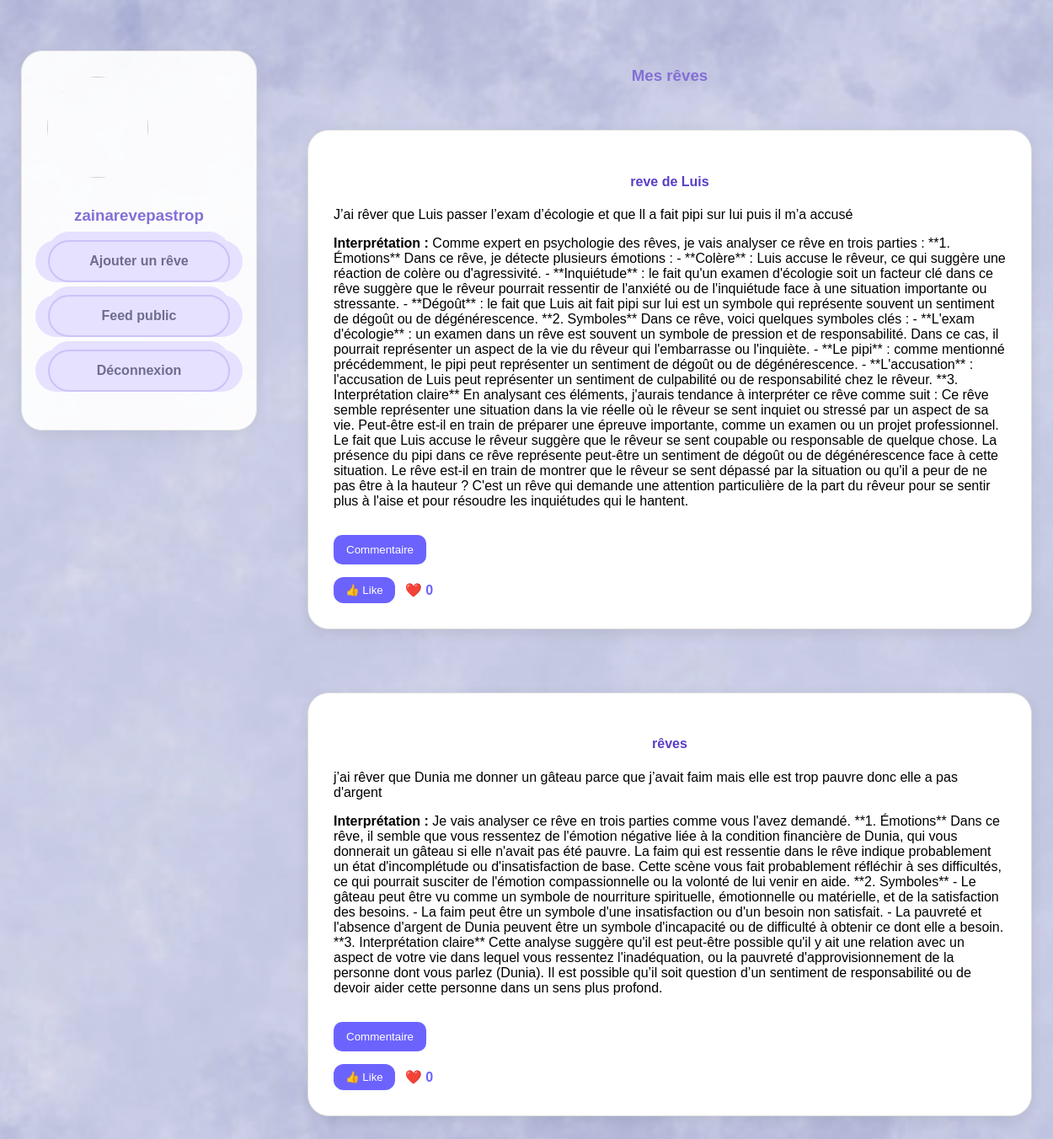
The app's page /dashboard (signed in) with its own data.
### tables this page shows
CREATE TABLE users (
            id INTEGER PRIMARY KEY AUTOINCREMENT,
            username TEXT NOT NULL,
            email TEXT NOT NULL UNIQUE,
            password TEXT NOT NULL
        );

CREATE TABLE dreams (
            id INTEGER PRIMARY KEY AUTOINCREMENT,
            user_id INTEGER NOT NULL,
            title TEXT NOT NULL,
            content TEXT NOT NULL,
            interpretation TEXT,
            is_public INTEGER DEFAULT 0,
            FOREIGN KEY (user_id) REFERENCES users (id)
        );

### app.py (the view)
@app.route("/dashboard")
def dashboard():
    if "user_id" not in session:
        return redirect(url_for("login"))
    conn = get_db_connection()
    cursor = conn.cursor()
    cursor.execute("""
        SELECT * FROM dreams
        WHERE user_id = ?
        ORDER BY id DESC
    """, (session["user_id"],))
    dreams = cursor.fetchall()
    cursor.execute("""
        SELECT comments.*, users.username
        FROM comments
        JOIN users ON comments.user_id = users.id
        ORDER BY comments.id DESC
    """)
    comments = cursor.fetchall()
    cursor.execute("""
        SELECT replies.*, users.username
        FROM replies
        JOIN users ON replies.user_id = users.id
        ORDER BY replies.id ASC
    """)
    replies = cursor.fetchall()
    cursor.execute("""
        SELECT dream_id, COUNT(*) AS like_count
        FROM likes
        GROUP BY dream_id
    """)
    likes_rows = cursor.fetchall()
    likes = {}
    for row in likes_rows: likes[row["dream_id"]] = row["like_count"]
    conn.close()
    return render_template(
        "dashboard.html",
        dreams=dreams,
        comments=comments,
        replies=replies,
        likes=likes,
        username=session["username"]
    )

### app.py (called while the page is built)
def get_db_connection():
    conn = sqlite3.connect(DATABASE)
    conn.row_factory = sqlite3.Row
    return conn

### templates/dashboard.html (shortened to what this page needs)
<!DOCTYPE html>
<html lang="fr">
<head>
    <link rel="stylesheet" href="{{ url_for('static', filename='style.css') }}">
</head>
<body>
    <div class="dashboard-layout">
        <aside class="profile-sidebar">
        <div class="profile-card">
            <img src="{{ url_for('static', filename='default.png') }}" class="profile-pic">
            <h3>{{ username }}</h3>
            <a href="{{ url_for('add_dream') }}" class="btn">
    Ajouter un rêve
</a>
<a href="{{ url_for('feed') }}" class="btn">
    Feed public
</a>
<a href="{{ url_for('logout') }}" class="btn">
    Déconnexion
</a>
        </div>
    </aside>
    <main class="dreams-section">
        <h3>Mes rêves</h3>
        {% if dreams %}
            {% for dream in dreams %}
                <div class="card">
                    <h4>{{ dream["title"] }}</h4>
                    <p>{{ dream["content"] }}</p>
                    <p><strong>Interprétation :</strong> {{ dream["interpretation"] }}</p>
                <button class="show-comments-btn" onclick="toggleComments('{{ dream['id'] }}')">
    Commentaire
</button>
<div class="like-section">
    <form action="{{ url_for('like_dream', dream_id=dream['id']) }}" method="POST">
        <button type="submit" class="like-btn">👍 Like</button>
    </form>
    <span class="like-count">
        ❤️ {{ likes.get(dream["id"], 0) }}
    </span>
</div>
    </div>
    {% endfor %}
        {% else %}
            <p>Aucun rêve enregistré pour le moment.</p>
        {% endif %}
        </main>
    </div>
</body>
</html>

### static/style.css (style rules this page uses)
body { font-family: Arial, sans-serif; background: url("background.jpg") no-repeat center center; background-size: cover; margin: 0; padding: 0; min-height: 100vh; }
body::before { content: ""; position: fixed; inset: 0; background: rgba(255, 255, 255, 0.25); pointer-events: none; }
h1, h2, h3, h4 { color: #5a3ec8; text-align: center; }
form { display: flex; flex-direction: column; gap: 15px; }
.btn { display: block; width: 180px; text-align: center; text-decoration: none; background: #dcd6ff; color: #3f3a66; padding: 14px 16px; margin: 15px auto; font-size: 16px; font-weight: bold; border-radius: 50px; border: 2px solid #b8aef5; box-shadow: -15px 0 0 #dcd6ff, 15px 0 0 #dcd6ff, 0 -10px 0 #dcd6ff; transition: 0.3s; cursor: pointer; overflow: hidden; }
.card { background: white; padding: 30px; margin-bottom: 40px; border-radius: 25px; border: 1px solid #dddddd; box-shadow: 0 4px 15px rgba(0,0,0,0.08); position: relative; display: block; clear: both; }
.dreams-section { display: flex; flex-direction: column; gap: 35px; }
.show-comments-btn { margin-top: 15px; padding: 10px 15px; border: none; border-radius: 10px; background: #6c63ff; color: white; cursor: pointer; }
.dashboard-layout { display: grid; grid-template-columns: 280px 1fr; gap: 60px; width: 100%; max-width: 1200px; margin: 40px auto; padding: 20px; }
.profile-sidebar { width: 280px; }
.profile-card { background: rgba(255,255,255,0.92); border-radius: 25px; padding: 30px; box-shadow: 0 4px 15px rgba(0,0,0,0.08); border: 1px solid #dddddd; }
.profile-pic { width: 120px; height: 120px; border-radius: 50%; object-fit: cover; margin-bottom: 15px; }
.dreams-section { width: 100%; }
.like-section { margin-top: 15px; display: flex; align-items: center; gap: 12px; }
.like-btn { border: none; background: #6c63ff; color: white; padding: 8px 14px; border-radius: 12px; cursor: pointer; }
.like-count { font-weight: bold; color: #6c63ff; }

### records on screen
users: username "zainarevepastrop"
dreams: title "reve de Luis", content "J’ai rêver que Luis passer l’exam d’écologie et que ll a fait pipi sur lui puis il m’a accusé", interpretation "Comme expert en psychologie des rêves, je vais analyser ce rêve en trois parties : **1. Émotions** Dans ce rêve, je détecte plusieurs émotions : - **Colère** : Luis accuse le rêveur, ce qui suggère une réaction de colère ou d'agressivité. - **Inquiétude** : le fait qu'un examen d'écologie soit un facteur clé dans ce rêve suggère que le rêveur pourrait ressentir de l'anxiété ou de l'inquiétude face à une situation importante ou stressante. - **Dégoût** : le fait que Luis ait fait pipi sur lui est un symbole qui représente souvent un sentiment de dégoût ou de dégénérescence. **2. Symboles** Dans ce rêve, voici quelques symboles clés : - **L'exam d'écologie** : un examen dans un rêve est…", get "0"
dreams: title "rêves", content "j’ai rêver que Dunia me donner un gâteau parce que j’avait faim mais elle est trop pauvre donc elle a pas d'argent", interpretation "Je vais analyser ce rêve en trois parties comme vous l'avez demandé. **1. Émotions** Dans ce rêve, il semble que vous ressentez de l'émotion négative liée à la condition financière de Dunia, qui vous donnerait un gâteau si elle n'avait pas été pauvre. La faim qui est ressentie dans le rêve indique probablement un état d'incomplétude ou d'insatisfaction de base. Cette scène vous fait probablement réfléchir à ses difficultés, ce qui pourrait susciter de l'émotion compassionnelle ou la volonté de lui venir en aide. **2. Symboles** - Le gâteau peut être vu comme un symbole de nourriture spirituelle, émotionnelle ou matérielle, et de la satisfaction des besoins. - La faim peut être un symbole…", get "0"
